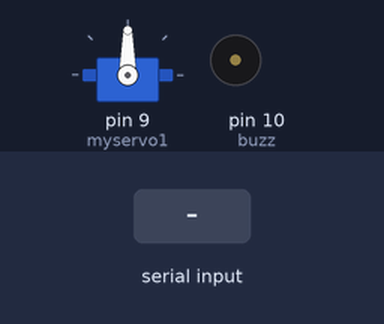
Recording of a sketch running on a simulated Arduino Uno, built with avr-gcc and run on an emulated ATmega328P. On the bench: servo, buzzer (waves = sounding, pin HIGH). The test bench sets the inputs (shaded band).

Above: at 1.2 s.
1.3 s: "LEFT\n" received over Serial
At 2.6 s:
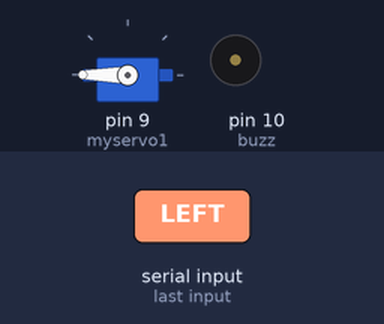
Timing chart, 0 to 7.8 s (numbered marks = the images above; inputs shaded):
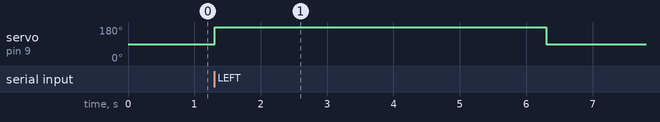

The sketch:

arduinoToCppProg.ino
```cpp
#include <Servo.h>

Servo myservo1;
//Servo myservo2;

//int ledPin=13;
const int buzz=10;

void setup(){
  Serial.begin(9600);
  myservo1.attach(9);       // attaching servo at pin 9
  pinMode(buzz,OUTPUT);
  //pinMode(ledPin, OUTPUT);
  }

void loop(){
      if(Serial.available()>0){
          String info;
          info=Serial.readStringUntil('\n');
          if(info.equals("LEFT")){
            myservo1.write(180);
            delay(5000);                                //wait for 5 second then again close the door
            myservo1.write(90);
            delay(500);
            //digitalWrite(ledPin, HIGH);
            //Serial.println("LEFT GATE was OPENED");
          }
          else if(info.equals("RIGHT")){
            myservo1.write(0);
            delay(5000);                              //wait for 5 second then again close the door
            myservo1.write(90);
            delay(500);
             // digitalWrite(ledPin,LOW);
             // Serial.println("RIGHT GATE was OPENED");
          }
          else if(info.equals("ALERT")){
            tone(buzz,1000);
            delay(5000);
            noTone(buzz);
             // digitalWrite(ledPin,LOW);
             // Serial.println("Unknown person ALERT!! ALERT!! ALERT!!");
          }
      }
}
```

Measured:
- after the input at 1.3 s, servo on pin 9 (myservo1): 90° → 180° at once, → 90° 5.0 s later
